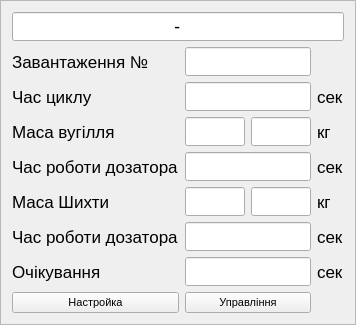
  <widget class="QFrame" name="frame">
   <property name="geometry">
    <rect>
     <x>10</x>
     <y>10</y>
     <width>356</width>
     <height>251</height>
    </rect>
   </property>
   <property name="font">
    <font>
     <pointsize>8</pointsize>
    </font>
   </property>
   <property name="frameShape">
    <enum>QFrame::StyledPanel</enum>
   </property>
   <property name="frameShadow">
    <enum>QFrame::Raised</enum>
   </property>
   <layout class="QGridLayout" name="gridLayout">
    <item row="3" column="0">
     <widget class="QLabel" name="label_3">
      <property name="font">
       <font>
        <pointsize>13</pointsize>
       </font>
      </property>
      <property name="text">
       <string>Маса вугілля</string>
      </property>
     </widget>
    </item>
    <item row="3" column="1">
     <widget class="QLineEdit" name="ga_tmpGcl">
      <property name="font">
       <font>
        <family>DejaVu Sans Mono</family>
        <pointsize>13</pointsize>
       </font>
      </property>
      <property name="alignment">
       <set>Qt::AlignRight|Qt::AlignTrailing|Qt::AlignVCenter</set>
      </property>
     </widget>
    </item>
    <item row="0" column="0" colspan="4">
     <widget class="QLineEdit" name="ga_State">
      <property name="font">
       <font>
        <family>DejaVu Sans Mono</family>
        <pointsize>13</pointsize>
       </font>
      </property>
      <property name="text">
       <string>-</string>
      </property>
      <property name="alignment">
       <set>Qt::AlignCenter</set>
      </property>
     </widget>
    </item>
    <item row="2" column="3">
     <widget class="QLabel" name="label_7">
      <property name="font">
       <font>
        <pointsize>13</pointsize>
       </font>
      </property>
      <property name="text">
       <string>сек</string>
      </property>
     </widget>
    </item>
    <item row="7" column="3">
     <widget class="QLabel" name="label_22">
      <property name="font">
       <font>
        <pointsize>13</pointsize>
       </font>
      </property>
      <property name="text">
       <string>сек</string>
      </property>
     </widget>
    </item>
    <item row="3" column="2">
     <widget class="QLineEdit" name="ga_dozGcl">
      <property name="font">
       <font>
        <family>DejaVu Sans Mono</family>
        <pointsize>13</pointsize>
       </font>
      </property>
      <property name="alignment">
       <set>Qt::AlignRight|Qt::AlignTrailing|Qt::AlignVCenter</set>
      </property>
     </widget>
    </item>
    <item row="5" column="2">
     <widget class="QLineEdit" name="g1_Gst">
      <property name="font">
       <font>
        <family>DejaVu Sans Mono</family>
        <pointsize>13</pointsize>
       </font>
      </property>
      <property name="alignment">
       <set>Qt::AlignRight|Qt::AlignTrailing|Qt::AlignVCenter</set>
      </property>
     </widget>
    </item>
    <item row="7" column="0">
     <widget class="QLabel" name="label_21">
      <property name="font">
       <font>
        <pointsize>13</pointsize>
       </font>
      </property>
      <property name="text">
       <string>Очікування</string>
      </property>
     </widget>
    </item>
    <item row="2" column="1" colspan="2">
     <widget class="QLineEdit" name="g2_Tall">
      <property name="font">
       <font>
        <family>DejaVu Sans Mono</family>
        <pointsize>13</pointsize>
       </font>
      </property>
      <property name="alignment">
       <set>Qt::AlignRight|Qt::AlignTrailing|Qt::AlignVCenter</set>
      </property>
     </widget>
    </item>
    <item row="1" column="1" colspan="2">
     <widget class="QLineEdit" name="ga_Nc">
      <property name="font">
       <font>
        <family>DejaVu Sans Mono</family>
        <pointsize>13</pointsize>
       </font>
      </property>
      <property name="alignment">
       <set>Qt::AlignRight|Qt::AlignTrailing|Qt::AlignVCenter</set>
      </property>
     </widget>
    </item>
    <item row="5" column="1">
     <widget class="QLineEdit" name="g1_zdGst">
      <property name="font">
       <font>
        <family>DejaVu Sans Mono</family>
        <pointsize>13</pointsize>
       </font>
      </property>
      <property name="alignment">
       <set>Qt::AlignRight|Qt::AlignTrailing|Qt::AlignVCenter</set>
      </property>
     </widget>
    </item>
    <item row="1" column="0">
     <widget class="QLabel" name="label">
      <property name="font">
       <font>
        <pointsize>13</pointsize>
       </font>
      </property>
      <property name="text">
       <string>Завантаження №</string>
      </property>
     </widget>
    </item>
    <item row="6" column="1" colspan="2">
     <widget class="QLineEdit" name="g2_tmGst">
      <property name="font">
       <font>
        <family>DejaVu Sans Mono</family>
        <pointsize>13</pointsize>
       </font>
      </property>
      <property name="alignment">
       <set>Qt::AlignRight|Qt::AlignTrailing|Qt::AlignVCenter</set>
      </property>
     </widget>
    </item>
    <item row="7" column="1" colspan="2">
     <widget class="QLineEdit" name="g2_Twait">
      <property name="font">
       <font>
        <family>DejaVu Sans Mono</family>
        <pointsize>13</pointsize>
       </font>
      </property>
      <property name="alignment">
       <set>Qt::AlignRight|Qt::AlignTrailing|Qt::AlignVCenter</set>
      </property>
     </widget>
    </item>
    <item row="5" column="3">
     <widget class="QLabel" name="label_11">
      <property name="font">
       <font>
        <pointsize>13</pointsize>
       </font>
      </property>
      <property name="text">
       <string>кг</string>
      </property>
     </widget>
    </item>
    <item row="4" column="1" colspan="2">
     <widget class="QLineEdit" name="g2_tmGcl">
      <property name="font">
       <font>
        <family>DejaVu Sans Mono</family>
        <pointsize>13</pointsize>
       </font>
      </property>
      <property name="alignment">
       <set>Qt::AlignRight|Qt::AlignTrailing|Qt::AlignVCenter</set>
      </property>
     </widget>
    </item>
    <item row="3" column="3">
     <widget class="QLabel" name="label_10">
      <property name="font">
       <font>
        <pointsize>13</pointsize>
       </font>
      </property>
      <property name="text">
       <string>кг</string>
      </property>
     </widget>
    </item>
    <item row="5" column="0">
     <widget class="QLabel" name="label_5">
      <property name="font">
       <font>
        <pointsize>13</pointsize>
       </font>
      </property>
      <property name="text">
       <string>Маса Шихти</string>
      </property>
     </widget>
    </item>
    <item row="2" column="0">
     <widget class="QLabel" name="label_2">
      <property name="sizePolicy">
       <sizepolicy hsizetype="Expanding" vsizetype="Preferred">
        <horstretch>0</horstretch>
        <verstretch>0</verstretch>
       </sizepolicy>
      </property>
      <property name="font">
       <font>
        <pointsize>13</pointsize>
       </font>
      </property>
      <property name="text">
       <string>Час циклу</string>
      </property>
     </widget>
    </item>
    <item row="8" column="0" colspan="3">
     <spacer name="verticalSpacer">
      <property name="font">
       <font>
        <pointsize>8</pointsize>
       </font>
      </property>
      <property name="orientation">
       <enum>Qt::Vertical</enum>
      </property>
      <property name="sizeHint" stdset="0">
       <size>
        <width>20</width>
        <height>40</height>
       </size>
      </property>
     </spacer>
    </item>
    <item row="6" column="3">
     <widget class="QLabel" name="label_9">
      <property name="font">
       <font>
        <pointsize>13</pointsize>
       </font>
      </property>
      <property name="text">
       <string>сек</string>
      </property>
     </widget>
    </item>
    <item row="6" column="0">
     <widget class="QLabel" name="label_6">
      <property name="font">
       <font>
        <pointsize>13</pointsize>
       </font>
      </property>
      <property name="text">
       <string>Час роботи дозатора</string>
      </property>
     </widget>
    </item>
    <item row="4" column="3">
     <widget class="QLabel" name="label_8">
      <property name="font">
       <font>
        <pointsize>13</pointsize>
       </font>
      </property>
      <property name="text">
       <string>сек</string>
      </property>
     </widget>
    </item>
    <item row="9" column="1" colspan="2">
     <widget class="QPushButton" name="bnControl">
      <property name="font">
       <font>
        <pointsize>8</pointsize>
       </font>
      </property>
      <property name="text">
       <string>Управління</string>
      </property>
     </widget>
    </item>
    <item row="9" column="0">
     <widget class="QPushButton" name="bnSetup">
      <property name="font">
       <font>
        <pointsize>8</pointsize>
       </font>
      </property>
      <property name="text">
       <string>Настройка</string>
      </property>
     </widget>
    </item>
    <item row="4" column="0">
     <widget class="QLabel" name="label_4">
      <property name="font">
       <font>
        <pointsize>13</pointsize>
       </font>
      </property>
      <property name="text">
       <string>Час роботи дозатора</string>
      </property>
     </widget>
    </item>
   </layout>
  </widget>
